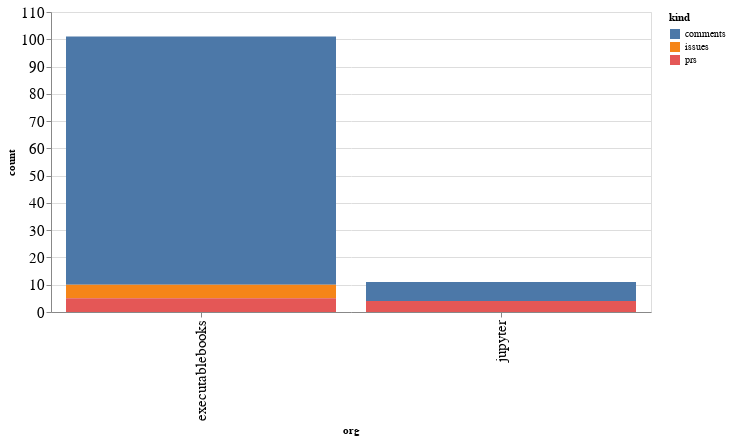

Write notebook code for a chart like this one.
### Code cell
alt.Chart(org_summaries, width=600).mark_bar().encode(
    x='org',
    y='count',
    color='kind',
    tooltip="org"
)

### Figure 1 — Vega-Lite specification as saved in the notebook (floating-point values rounded to 4 significant figures)
{"config": {"axisLeft": {"labelFontSize": 15}, "axisBottom": {"labelFontSize": 15}}, "data": {"name": "data-5f0d54da1a4129b86c28df143829e580"}, "mark": "bar", "encoding": {"color": {"type": "nominal", "field": "kind"}, "tooltip": {"type": "nominal", "field": "org"}, "x": {"type": "nominal", "field": "org"}, "y": {"type": "quantitative", "field": "count"}}, "width": 600, "$schema": "https://vega.github.io/schema/vega-lite/v4.8.1.json", "datasets": {"data-5f0d54da1a4129b86c28df143829e580": [{"org": "executablebooks", "kind": "comments", "count": 91}, {"org": "executablebooks", "kind": "issues", "count": 5}, {"org": "executablebooks", "kind": "prs", "count": 5}, {"org": "jupyter", "kind": "comments", "count": 7}, {"org": "jupyter", "kind": "prs", "count": 4}]}}
